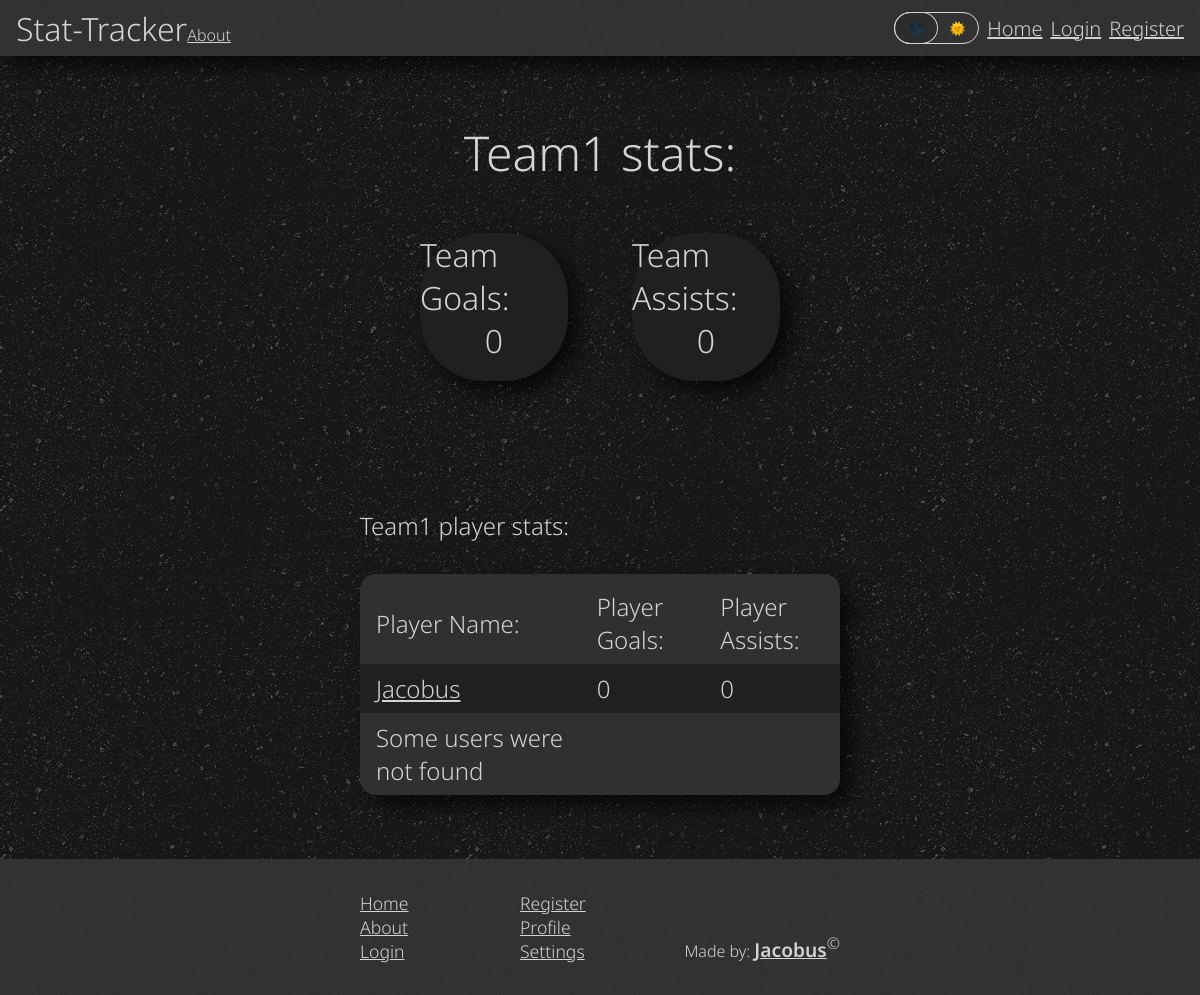
/pages/team.php?team=1, run on the app's committed database.
### tables this page shows
CREATE TABLE `teams` (
  `id` int(11) NOT NULL,
  `name` varchar(255) NOT NULL,
  `players` longtext DEFAULT NULL,
  `team_goals` int(11) NOT NULL DEFAULT 0,
  `team_assists` int(11) NOT NULL DEFAULT 0
);

CREATE TABLE `users` (
  `id` int(11) NOT NULL,
  `name` varchar(40) NOT NULL,
  `email` varchar(255) NOT NULL,
  `password` varchar(255) NOT NULL,
  `goals` int(32) NOT NULL DEFAULT 0,
  `assists` int(32) NOT NULL DEFAULT 0,
  `login_token` varchar(255) DEFAULT NULL,
  `admin` int(11) NOT NULL DEFAULT 0
);

### php/team.php (called while the page is built, shortened)
<?php
class Team {
    private $conn;
    public function __construct($id) {
        $this->conn = $conn;
        $x = $this->setTeamData($id);
    }
    private function setTeamData($id){
        $stmt = $this->conn->prepare("SELECT * FROM teams WHERE id=?");
        $stmt->execute([$id]);
        $data = $stmt->fetchAll(PDO::FETCH_ASSOC);
        $this->name = $data[0]["name"];
        $this->players = json_decode($data[0]["players"]);
        $this->goals = $data[0]["team_goals"];
        $this->assists = $data[0]["team_assists"];
    }
    public function getPlayerName($id){
        $stmt = $this->conn->prepare("SELECT name FROM users WHERE id=?");
        $stmt->execute([$id]);
        if($stmt->rowCount() == 0){
            return 1;
        }
        $data = $stmt->fetchAll(PDO::FETCH_ASSOC);
        return $data[0]["name"];
    }
}
?>

### pages/team.php (the view, shortened to what this page needs)
<?php
    require_once "../php/team.php";
    if(isset($_GET["team"])){
        $team = new Team($_GET["team"]);
    }
?>
<!DOCTYPE html>
<html lang="en">
<head>
    <link rel="stylesheet" href="../styles/main.css">
    <link rel="stylesheet" href="../styles/stats.css">
    <link rel="stylesheet" href="../styles/profile.css">
    <link rel="stylesheet" href="../styles/teams.css">
</head>
<body>
    <?php require_once("header.php"); ?>
    <div class="center" style="min-height: unset; padding: 4rem 0;">
        <p><?php echo($team->name); ?> stats:</p>
        <div class="stat-wrapper">
            <div class="stat-card shadow" data-tilt data-tilt-glare data-tilt-max-glare="0.1">
                <p class="stat-card-counter-text">Team Goals:</p>
                <p class="stat-card-counter-number"><?php
                    echo $team->goals
                ?></p>
            </div>
            <div class="stat-card shadow" data-tilt data-tilt-glare data-tilt-max-glare="0.1">
                <p class="stat-card-counter-text">Team Assists:</p>
                <p class="stat-card-counter-number"><?php
                    echo $team->assists
                ?></p>
            </div>
        </div>
    </div>
    <div class="center" style="min-height: unset; padding: 4rem 0;">
        <div class="teams-title-wrapper">
            <p class="teams-title"><?php
                echo $team->name . " player stats:";
            ?></p>
            <table class="teams-wrapper shadow">
                <tr class="team-row">
                    <th>Player Name:</th>
                    <th>Player Goals:</th>
                    <th>Player Assists:</th>
                </tr>
                <?php
                    foreach($team->players as $playerId => $playerStats){
                        $playerName = $team->getPlayerName($playerId);
                        if($playerName != 1){
                            echo '<tr class="team-row"><td><a href="profile.php?user='.$playerId.'">'.$playerName.'</a></td>';
                            echo '<td>'.$playerStats->goals.'</td>';
                            echo '<td>'.$playerStats->assists.'</td>';
                        }else{
                            $error = true;
                        }
                    }
                    if(isset($error)){
                        echo '<tr class="team-row"><td>Some users were not found</td><td></td><td></td>';
                    }
                ?>
            </table>
        </div>
    </div>
    <?php require_once("footer.php"); ?>
</body>
</html>

### styles/main.css (style rules this page uses)
:root { --header-color: hsl(0, 0%, 20%); --text-color: hsl(0, 0%, 83%); --background-color: hsl(0, 0%, 9%); --accent-color-1: hsl(0, 0%, 13%); --accent-color-2: hsl(0, 0%, 19%); --font: 'Noto Sans', sans-serif; --background-ashpalt-texture: url("../images/asfalt-dark.png"); }
body, html { min-height: 100vh; padding: 0; margin: 0; color: var(--text-color); background-color: var(--background-color); font-family: var(--font); font-weight: 300; display: flex; flex-direction: column; background-image: var(--background-ashpalt-texture); }
body { padding-top: 3.5rem; }
p, a, h1, h2, h3, h4, h5, h6, ul { padding: 0; margin: 0; text-decoration: none; color: inherit; }
a { text-decoration: underline; }
* { box-sizing: border-box; }
.center { display: flex; flex-direction: column; align-items: center; justify-content: center; margin-bottom: 5rem; }
.shadow { box-shadow: 10px 10px 20px 0px rgba(0, 0, 0, 0.7); }

### styles/stats.css (style rules this page uses)
.stat-wrapper { width: 40%; height: fit-content; display: grid; grid-template-columns: repeat(2, 1fr); grid-template-rows: repeat(2, fit-content()); column-gap: 4rem; }
.stat-card { width: 100%; aspect-ratio: 1/1; background-color: var(--accent-color-1); border-radius: 4em; font-size: 1rem; display: grid; grid-template-rows: 1fr 1fr; }
.stat-card-counter-text, .stat-card-counter-number { justify-self: center; font-size: 3em; }
.stat-card-counter-text { align-self: flex-end; }
.stat-card-counter-number { align-self: flex-start; }

### styles/profile.css (style rules this page uses)
.center { min-height: calc(100vh - 3.5rem); padding: 0; margin: 0; }
.center > p { font-size: 3rem; margin-bottom: 3rem; }
.center > .stat-wrapper { width: 30%; }
.center > .stat-wrapper > .stat-card > p { font-size: 2rem; }

### styles/teams.css (style rules this page uses)
.teams-title-wrapper { width: 40%; height: fit-content; display: flex; flex-direction: column; align-items: center; justify-content: center; }
.teams-title-wrapper > .teams-title { width: 100%; font-size: 1.5rem; padding-bottom: 2rem; }
.teams-wrapper { width: 100%; border-collapse: collapse; }
.team-row:first-child > th { padding-top: 1rem; }
.team-row:nth-child(even) > td, .team-row:nth-child(even) > th { background-color: var(--accent-color-1); }
.team-row:nth-child(odd) > td, .team-row:nth-child(odd) > th { background-color: var(--accent-color-2); }
.team-row > th,.team-row > td { text-align: left; font-size: 1.5rem; font-weight: inherit; padding: .5rem 0 .5rem 1rem; }
.teams-wrapper { border-radius: 1rem; }
.teams-wrapper tr:first-child th:first-child { border-top-left-radius: 1rem; }
.teams-wrapper tr:first-child th:last-child { border-top-right-radius: 1rem; }
.teams-wrapper tr:last-child td:first-child { border-bottom-left-radius: 1rem; }
.teams-wrapper tr:last-child td:last-child { border-bottom-right-radius: 1rem; }

### data on the page
teams: name "Team1", team_goals "0", team_assists "0"
users: name "Jacobus"

### other printed values
$playerStats->goals "0"
$playerStats->assists "0"
